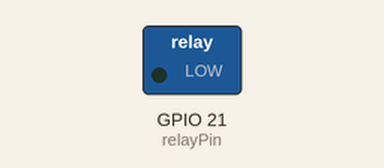
Bench run of a sketch on a simulated ESP32. Shown: switched loads named in the sketch (green lamp = pin HIGH). WiFi joins after 1.5 s; servers stay silent unless stated; the Firebase database answers and starts empty; what the sketch prints to the serial monitor is not drawn.

Above: at 0.1 s.
At 1.7 s:
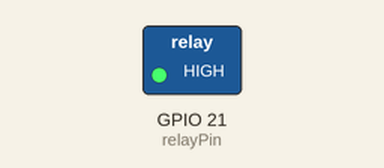
Timing chart, 0 to 4.6 s (numbered marks = the images above):
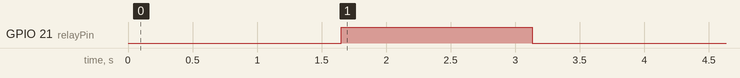

Measured:
- by itself, GPIO 21 (relayPin): LOW → HIGH at 1.7 s, → LOW 1.5 s later

The sketch:

connect_firebase.ino
```cpp
#include <WiFi.h>
#include <FirebaseESP32.h>

#define WIFI_SSID ""
#define WIFI_PASSWORD ""

#define FIREBASE_HOST ""
#define FIREBASE_AUTH ""

// Daftar Variabel
bool statusRelay;
const int relayPin = 21;
String relayOnTime = "";
unsigned long serverTimestamp = 0;
String currentTime = "";
float totalWaterFlow;

// Konfigurasi Firebase
FirebaseData firebaseData;
FirebaseConfig config;
FirebaseAuth auth;
FirebaseJson json;

void setup()
{
  Serial.begin(9600);

  // Menghubungkan ke WiFi
  WiFi.begin(WIFI_SSID, WIFI_PASSWORD);
  Serial.print("Connecting to WiFi....");
  while (WiFi.status() != WL_CONNECTED)
  {
    Serial.print(".");
    delay(500);
  }
  Serial.println();
  Serial.print("Connected to WiFi. IP: ");
  Serial.println(WiFi.localIP());

  config.host = FIREBASE_HOST;
  config.signer.tokens.legacy_token = FIREBASE_AUTH;
  Firebase.begin(&config, &auth);
  Firebase.reconnectWiFi(true);

  pinMode(relayPin, OUTPUT);

  digitalWrite(relayPin, LOW);

  json.set(".sv", "timestamp");

  if (Firebase.ready())
  {
    if (Firebase.set(firebaseData, "/monitoring/timestamp", json))
    {
      Serial.println("Timestamp initialized in Firebase");
    }
    else
    {
      Serial.print("Error initializing timestamp: ");
      Serial.println(firebaseData.errorReason());
    }
  }
}

void loop()
{
  handleRelayControl();
  handleFirebaseData();
  delay(1000);
}

void handleFirebaseData()
{
  if (Firebase.get(firebaseData, "/monitoring/status_pompa"))
  {
    statusRelay = firebaseData.boolData(); // Use boolData() instead of stringData()
    Serial.print("Status Pompa dari Firebase: ");
    Serial.println(statusRelay);
  }
  else
  {
    Serial.print("Error getting status_pompa: ");
    Serial.println(firebaseData.errorReason());
  }
  if (Firebase.get(firebaseData, "/monitoring/jadwal_pompa"))
  {
    relayOnTime = firebaseData.stringData();
    Serial.print("Jadwal Aktif Pompa: ");
    Serial.println(relayOnTime);
  }
  else
  {
    Serial.print("Error getting jadwal_pompa: ");
    Serial.println(firebaseData.errorReason());
  }
  if (Firebase.get(firebaseData, "/monitoring/total_water_flow"))
  {
    totalWaterFlow = firebaseData.floatData();
    Serial.print("Total Water Flow: ");
    Serial.println(totalWaterFlow);
  }
  else
  {
    Serial.print("Error getting jadwal_pompa: ");
    Serial.println(firebaseData.errorReason());
  }
}

void handleRelayControl()
{
  if (relayOnTime == currentTime || statusRelay == true)
  {
    digitalWrite(relayPin, HIGH);
    statusRelay = true;
    //    Firebase.setInt(firebaseData, "/monitoring/status_pompa", statusRelay);
    Serial.println("Status Pompa updated successfully");
  }
  else if (statusRelay == false)
  {
    digitalWrite(relayPin, LOW);
  }
  if (statusRelay == true && totalWaterFlow >= 10)
  {
    digitalWrite(relayPin, LOW);
    statusRelay = false;
    Firebase.setInt(firebaseData, "/monitoring/status_pompa", statusRelay);
    Serial.println("Relay OFF because totalMilliliters reached 10.");
  }

  Serial.print("Status Aktif Pompa: ");
  Serial.println(statusRelay);
}
```
